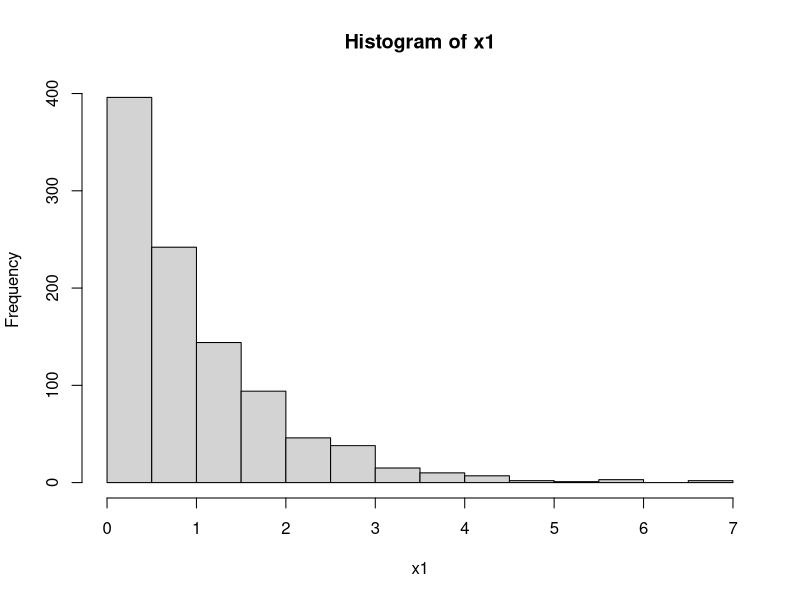
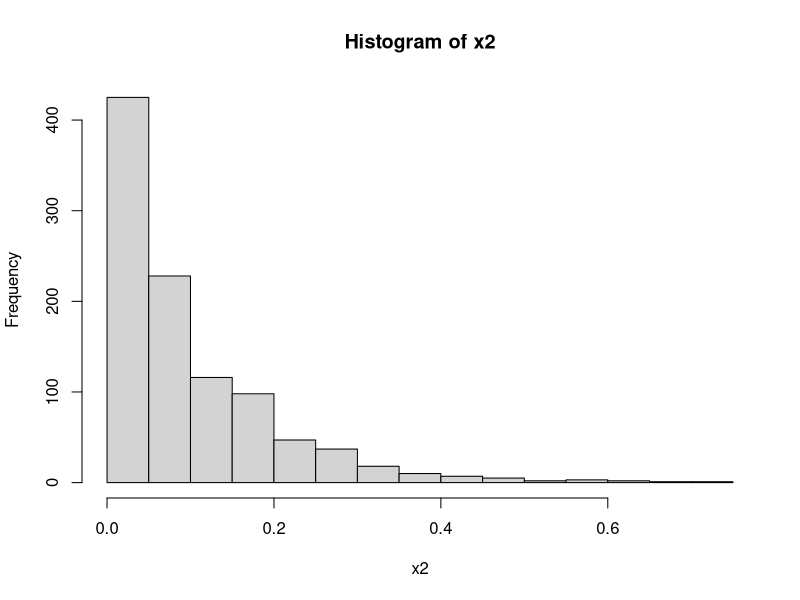
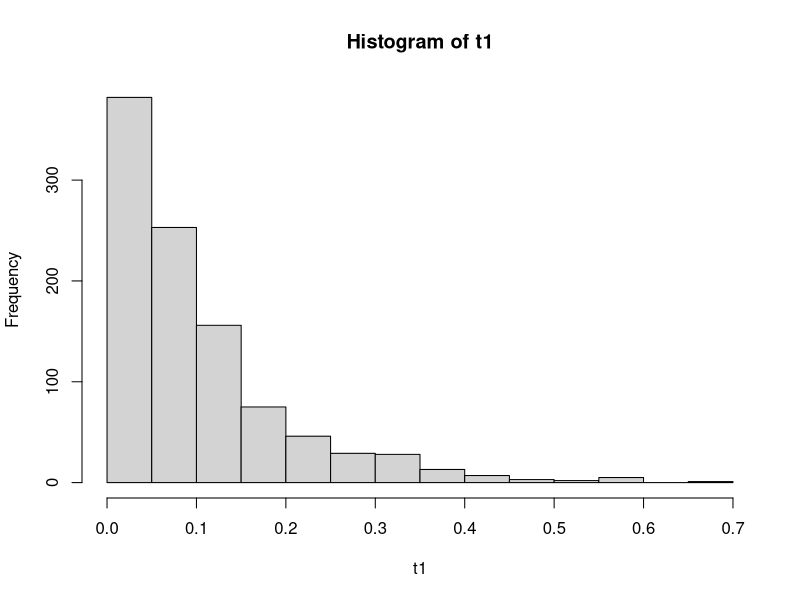

Source code (R) for these figures, in order:
# Let x ~ Exp(lambda)
# x_1 ~ Exp(n * lambda)

x1 = rexp(n = 1e3, rate = 1)
x2 = rexp(n = 1e3, rate = 10)

hist(x1)
hist(x2)

mean(x1)
mean(x2)

t1 = sapply(1:1e3, function(x) min(rexp(n = 10, rate = 1)))
hist(t1)
mean(t1)
